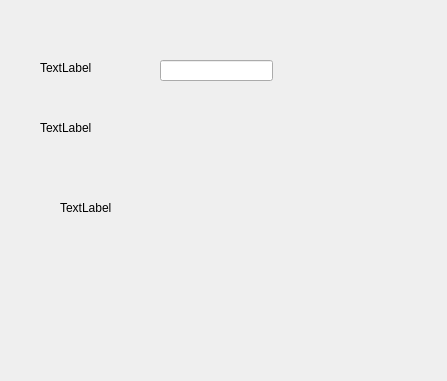
<?xml version="1.0" encoding="UTF-8"?>
<ui version="4.0">
 <class>Dialog</class>
 <widget class="QDialog" name="Dialog">
  <property name="geometry">
   <rect>
    <x>0</x>
    <y>0</y>
    <width>447</width>
    <height>381</height>
   </rect>
  </property>
  <property name="windowTitle">
   <string>Dialog</string>
  </property>
  <widget class="QLabel" name="label">
   <property name="geometry">
    <rect>
     <x>40</x>
     <y>60</y>
     <width>60</width>
     <height>16</height>
    </rect>
   </property>
   <property name="text">
    <string>TextLabel</string>
   </property>
  </widget>
  <widget class="QLabel" name="label_2">
   <property name="geometry">
    <rect>
     <x>40</x>
     <y>120</y>
     <width>60</width>
     <height>16</height>
    </rect>
   </property>
   <property name="text">
    <string>TextLabel</string>
   </property>
  </widget>
  <widget class="QLabel" name="label_3">
   <property name="geometry">
    <rect>
     <x>60</x>
     <y>200</y>
     <width>60</width>
     <height>16</height>
    </rect>
   </property>
   <property name="text">
    <string>TextLabel</string>
   </property>
  </widget>
  <widget class="QLineEdit" name="lineEdit">
   <property name="geometry">
    <rect>
     <x>160</x>
     <y>60</y>
     <width>113</width>
     <height>21</height>
    </rect>
   </property>
  </widget>
 </widget>
 <resources/>
 <connections/>
</ui>
